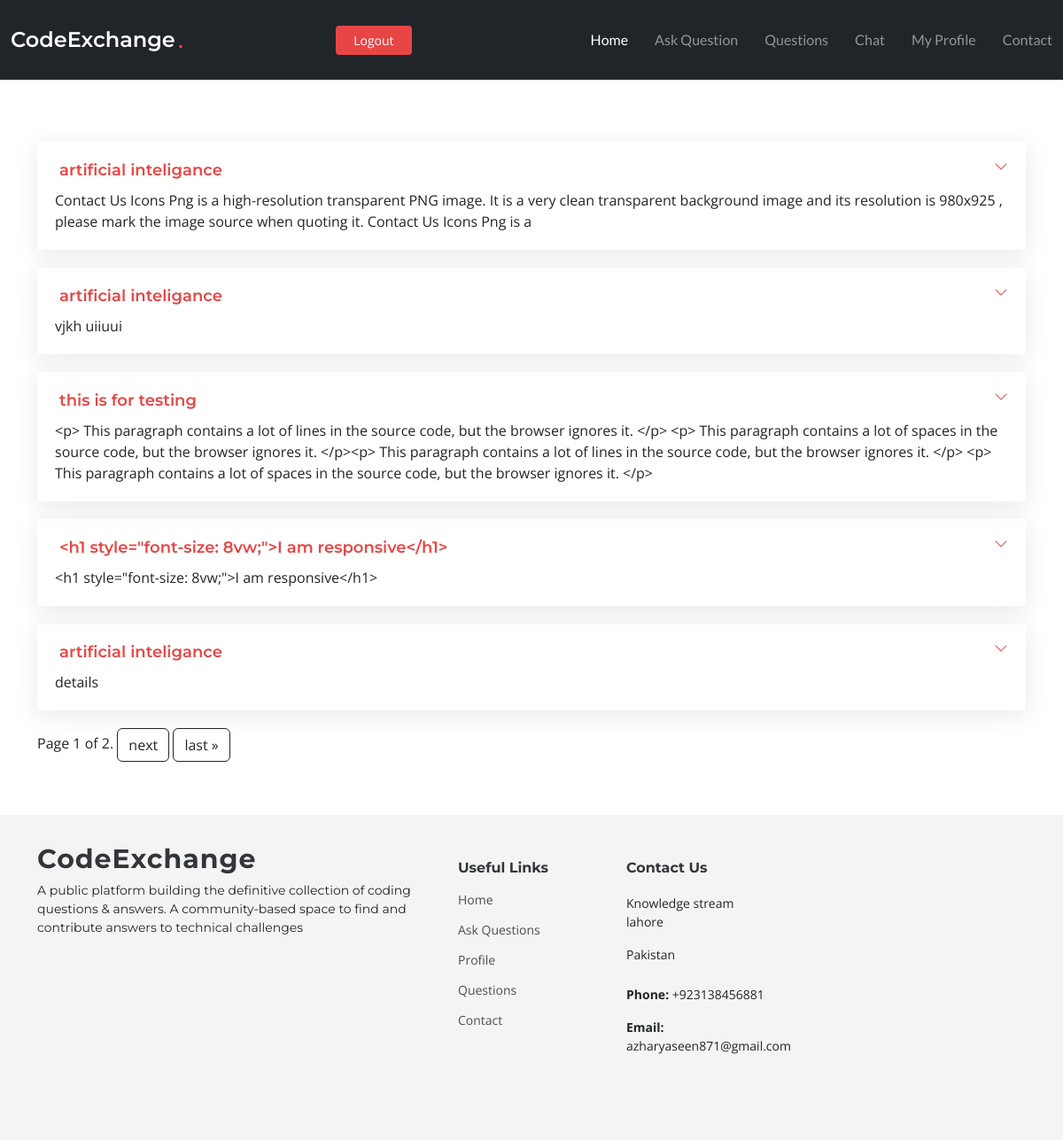
Page /questions/ (signed in) on the earlier database version.
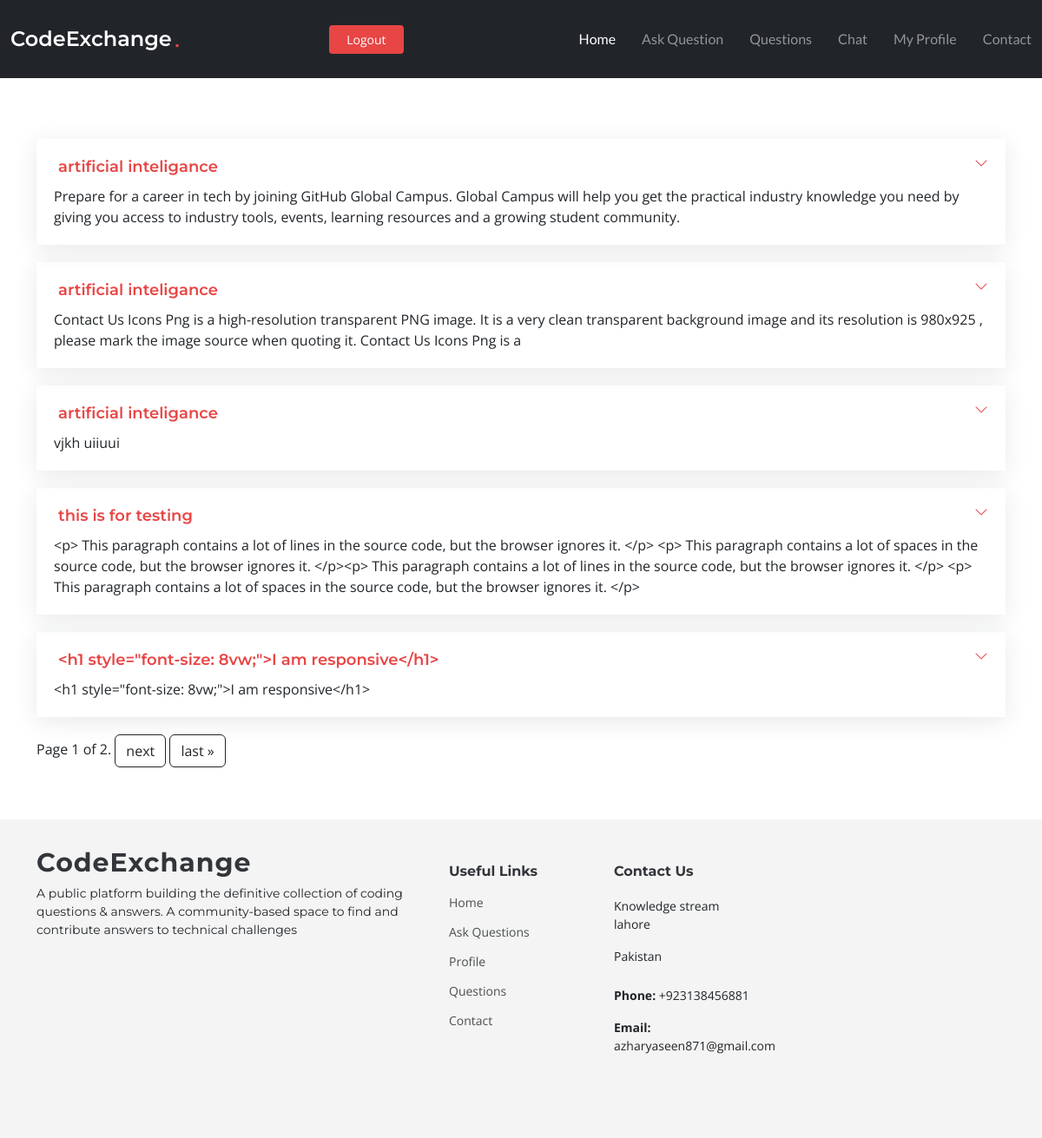
Same page on the later database version.
### app/models.py (models this page shows, shortened)
class Questions(models.Model):
    user = models.ForeignKey(User, on_delete=models.CASCADE)
    title = models.CharField(max_length=1000)
    content = HTMLField()
    likes = models.ManyToManyField(User, related_name='like')
    date_created = models.DateTimeField(default=timezone.now)
    image = models.ImageField(upload_to='question_pic', blank=True, null=True)

### app/views.py (the view)
# urls.py: path('questions/',views.questions,name='questions'),
@login_required(login_url='login')
def questions(request):
    question = Questions.objects.all().order_by('-date_created')
    paginator = Paginator(question, 5)
    page_number = request.GET.get("page")
    page_obj = paginator.get_page(page_number)
    return render (request,'app/questions.html', { 'question':question ,'page_obj': page_obj})

### app/templates/app/questions.html (shortened to what this page needs)
{% extends 'base.html' %}
{% block content %}
  <section id="faq" class="faq">
    <div class="container" style="margin-top: 100px;">
        <div class="" data-aos="fade-up" data-aos-delay="200">
          <div class="faq-container">
            {% for question in page_obj %}
            <div class="faq-item faq-active">
              <a href="{% url 'detail' question.id %}"> <h3> <span>{{ question.title }}</span></h3></a>
              <div class="faq-content">
                <p>{{ question.content }}</p>
              </div>
              <i class="faq-toggle bi bi-chevron-right"></i>
            </div>
            {% endfor %}
                     {% include "app/includes/paginator.html" %}
          </div>
        </div>
      </div>
  </section>
{% endblock content %}

Differences in the rows shown:
no longer on this page (row unchanged): Questions: title "artificial inteligance", content "details"
added Questions: title "artificial inteligance", content "Prepare for a career in tech by joining GitHub Global Campus. Global Campus will help you get the practical industry knowledge you need by giving you access to industry tools, events, learning resources and a growing student community."
